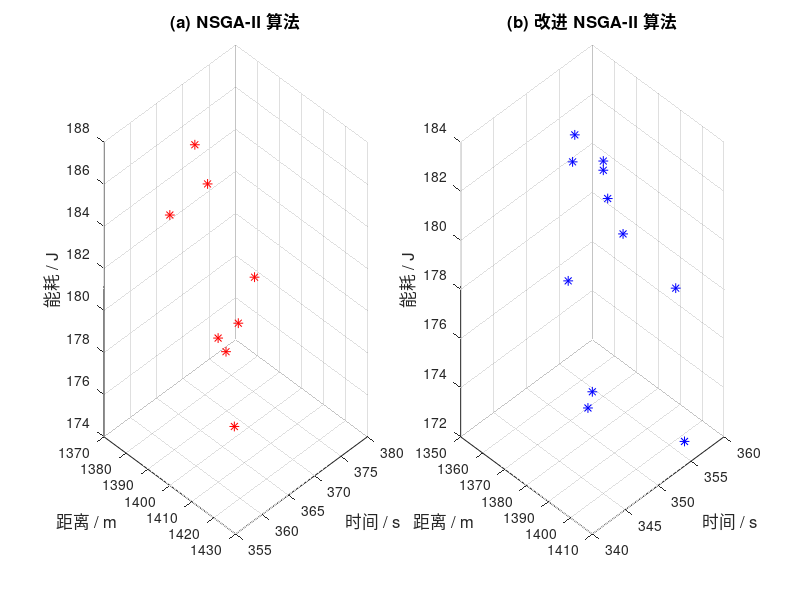

Write the MATLAB code that produced this figure.
% =========================================================================
% MATLAB 修正脚本：绘制三维 MOEA Pareto 前沿对比图
% =========================================================================
clear; clc;
% --- 预设绘图参数 (基于用户代码) ---
marker_size = 50;        % 标记大小
marker_line_width = 0.5; % 线宽
% 基于 image_1.png 和 image_2.png 的示例数据
pareto_baseline_lift = [
1374, 373, 183;
    1381, 379, 178;
    1385, 366, 187;
    1388, 360, 185;
    1398, 365, 179;
    1403, 366, 175;
    1404, 364, 179;
    1424, 358, 183
];
pareto_improved_lift = [
1351, 357, 181;
    1358, 359, 180;
    1363, 358, 179;
    1374, 349, 183;
    1376, 353, 182;
    1385, 353, 180;
    1387, 344, 180;
    1391, 359, 177;
    1404, 342, 177;
    1408, 340, 177;
    1410, 354, 173
];
% --- 绘图逻辑 ---
if ~isempty(pareto_baseline_lift) && ~isempty(pareto_improved_lift)
    % 创建图形窗口
    figure('Name', 'Lift Pareto Front Comparison', 'Color', 'w', 'Position', [240, 240, 1000, 450]);
    
    % --- 子图 1: Baseline ---
    subplot(1, 2, 1);
    scatter3(pareto_baseline_lift(:,1), pareto_baseline_lift(:,2), pareto_baseline_lift(:,3), ...
        marker_size, 'r', '*', 'LineWidth', marker_line_width);
    grid on;
    view(45, 25);
    xlabel('距离 / m', 'FontSize', 12);
    ylabel('时间 / s', 'FontSize', 12);
    zlabel('能耗 / J', 'FontSize', 12);
    % 将标题加粗
    title('(a) NSGA-II 算法', 'FontSize', 12, 'FontWeight', 'bold');
    
    % --- 子图 2: Improved ---
    subplot(1, 2, 2);
    % 为了区分，这里将颜色改为蓝色 ('b')，但标记保持为星号 ('*')
    scatter3(pareto_improved_lift(:,1), pareto_improved_lift(:,2), pareto_improved_lift(:,3), ...
        marker_size, 'b', '*', 'LineWidth', marker_line_width);
    grid on;
    view(45, 25);
    xlabel('距离 / m', 'FontSize', 12);
    ylabel('时间 / s', 'FontSize', 12);
    zlabel('能耗 / J', 'FontSize', 12);
    % 将标题加粗
    title('(b) 改进 NSGA-II 算法', 'FontSize', 12, 'FontWeight', 'bold');
    
end
% 注释掉可能会干扰绘图的函数
% evaluate_and_plot_moea(hist_exp.lift.gen_fronts, hist_base.lift.gen_fronts);
